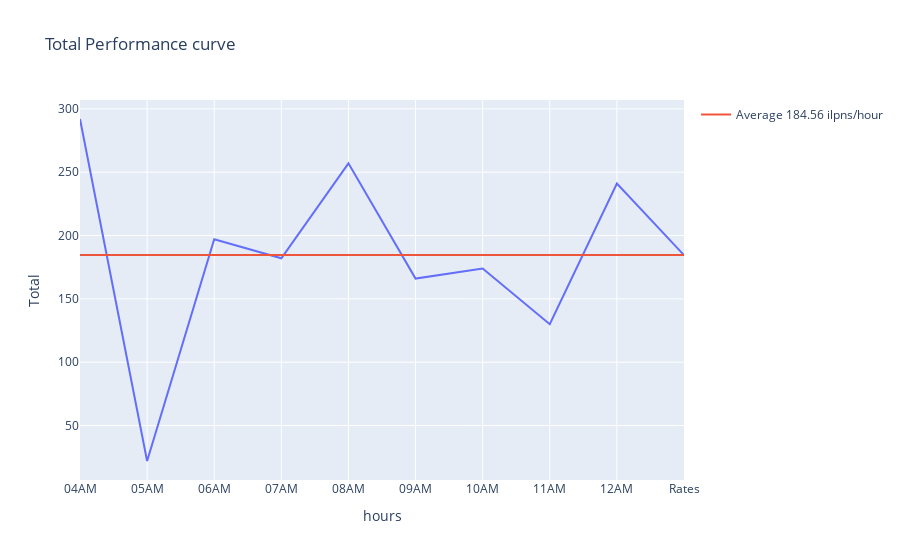

The code cell stored with this chart in its notebook:
### Code cell
import plotly.express as px
import plotly.graph_objs as go



aux=df[df.columns[1:]].T
aux['hours']=aux.index
fig=px.line(aux, x='hours', y='Total', title='Total Performance curve')
fig.add_trace(go.Scatter(x=aux.index, y=[float(main['Rates'].loc['Total']) for i in aux.index],
                        mode='lines',
                        name="Average {:,.2f} ilpns/hour".format(float(main['Rates'].loc['Total']))))

fig.show()

### Figure 1 — Plotly figure (JSON) as saved in the notebook; plotly's stock layout.template omitted (floating-point values rounded to 4 significant figures)
{"data": [{"hovertemplate": "hours=%{x}<br>Total=%{y}<extra></extra>", "legendgroup": "", "line": {"color": "#636efa", "dash": "solid"}, "mode": "lines", "name": "", "orientation": "v", "showlegend": false, "type": "scatter", "x": ["04AM", "05AM", "06AM", "07AM", "08AM", "09AM", "10AM", "11AM", "12AM", "Rates"], "xaxis": "x", "y": [292, 22, 197, 182, 257, 166, 174, 130, 241, 184.6], "yaxis": "y"}, {"mode": "lines", "name": "Average 184.56 ilpns/hour", "type": "scatter", "x": ["04AM", "05AM", "06AM", "07AM", "08AM", "09AM", "10AM", "11AM", "12AM", "Rates"], "y": [184.6, 184.6, 184.6, 184.6, 184.6, 184.6, 184.6, 184.6, 184.6, 184.6]}], "layout": {"legend": {"tracegroupgap": 0}, "title": {"text": "Total Performance curve"}, "xaxis": {"anchor": "y", "domain": [0, 1], "title": {"text": "hours"}}, "yaxis": {"anchor": "x", "domain": [0, 1], "title": {"text": "Total"}}}}
